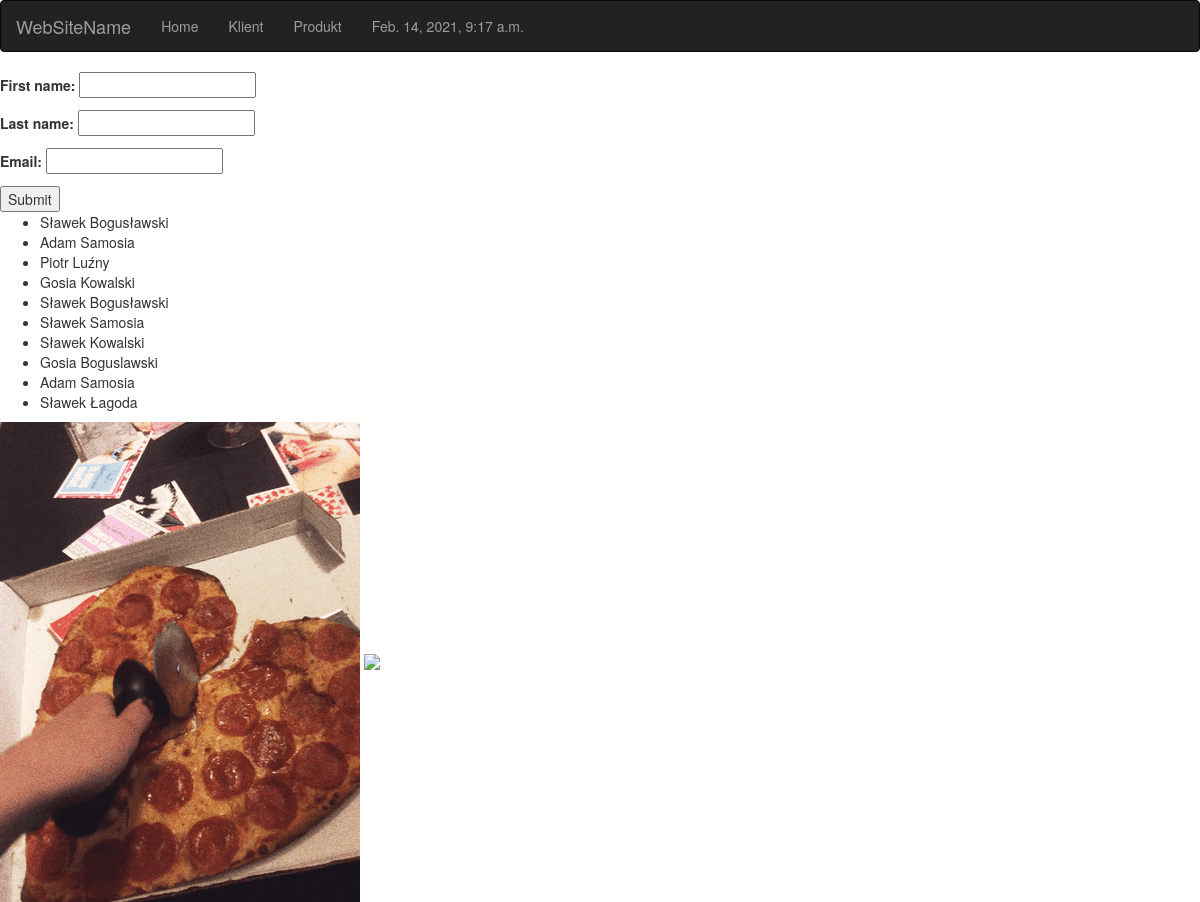
Screenshot of /addClient/ with the database file from the repository.
### modliszka/models.py (models this page shows)
class Client(models.Model):
    first_name = models.CharField(max_length=128)
    last_name = models.CharField(max_length=128)
    email = models.CharField(max_length=128, null=True)
    def __str__(self):
        return f"{self.first_name} {self.last_name}"

### modliszka/views.py (the view, shortened to what this page needs)
# urls.py: path("addClient/", views.AddClientView.as_view(), name='add_client'),
class AddClientView(View):
    def get(self, request):
        clients = Client.objects.all()
        form = ClientForm()
        return render(request, 'object_list_view.html', {'form':form, "objects":clients})

### modliszka/forms.py (shortened to what this page needs)
class ClientForm(forms.Form):
    first_name = forms.CharField(validators=[check_length])
    last_name = forms.CharField(validators=[check_length])
    email = forms.CharField(validators=[check_if_mail])

### modliszka/context_processor.py (called while the page is built)
def get_time(request):
    return {'date':datetime.now()}

### templates/object_list_view.html
{% extends 'base.html' %}
{% block content %}
    {% include 'form.html' %}
    {% include 'list_view.html' %}
{% endblock %}

### templates/list_view.html
<ul>
{% for item in objects %}
    <li>{{ item }}</li>
{% endfor %}
</ul>

### rows the page displays
Client: first_name+last_name "Sławek Bogusławski"
Client: first_name+last_name "Adam Samosia"
Client: first_name+last_name "Piotr Luźny"
Client: first_name+last_name "Gosia Kowalski"
Client: first_name+last_name "Sławek Bogusławski"
Client: first_name+last_name "Sławek Samosia"
Client: first_name+last_name "Sławek Kowalski"
Client: first_name+last_name "Gosia Boguslawski"
Client: first_name+last_name "Adam Samosia"
Client: first_name+last_name "Sławek Łagoda"
